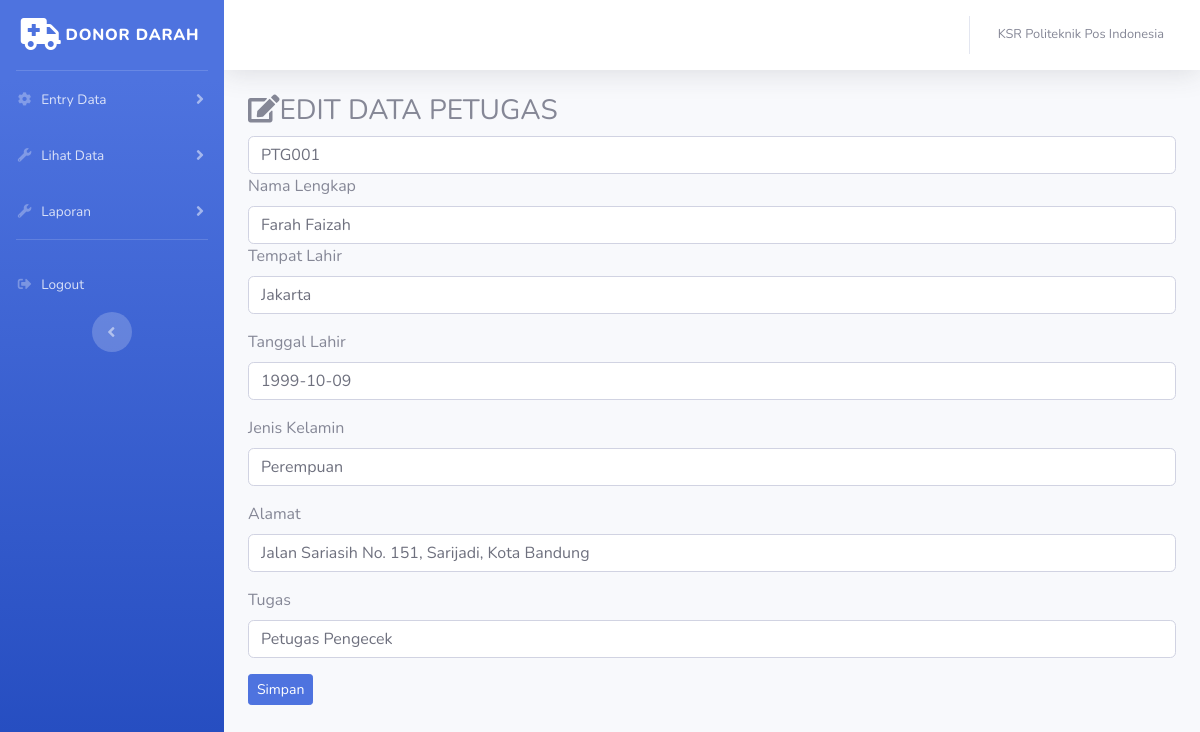
Page /index.php/admin/data_petugas/edit/PTG001 on the committed database.
### tables this page shows
CREATE TABLE `petugas` (
  `no` varchar(20) NOT NULL,
  `nama` varchar(255) NOT NULL,
  `tempatlahir` varchar(255) NOT NULL,
  `tanggallahir` date NOT NULL,
  `jenis_kelamin` varchar(20) NOT NULL,
  `alamat` text NOT NULL,
  `tugas` varchar(255) NOT NULL
);

### application/controllers/admin/data_petugas.php (called while the page is built, shortened)
<?php
class Data_petugas extends CI_Controller{
	public function __construct(){
		$this->load->model('model_petugas');
	}
	public function edit($no)
	{
		$where = array('no' =>$no);
		$data['petugas'] = $this->model_petugas->edit_petugas($where, 'petugas')->result();
		$this->load->view('templates_admin/header');
		$this->load->view('templates_admin/sidebar');
		$this->load->view('admin/edit_petugas',$data);
		$this->load->view('templates_admin/footer');
	}
}

### index.php (called while the page is built, shortened)
<?php
require_once BASEPATH.'core/CodeIgniter.php';

### application/models/model_petugas.php (called while the page is built, shortened)
<?php
class Model_petugas extends CI_Model{
	public function edit_petugas($where,$table){
		return $this->db->get_where($table,$where);
	}
}
?>

### application/views/admin/edit_petugas.php (the view)
<div class="container-fluid">
	<h3><i class="fas fa-edit"></i>EDIT DATA PETUGAS</h3>
	<?php foreach ($petugas  as $ptg) : ?>
		<form method="post" action="<?php echo base_url(). 'admin/data_petugas/update' ?>">
              <?php echo form_open_multipart('admin/data_petugas/update');  ?>
              <div class="for-group">
                     <input type="text" name="no" class="form-control" value="<?php echo $ptg->no ?>">
              </div>
			<div class="for-group">
				<label>Nama Lengkap</label>
				<input type="text" name="nama" class="form-control" value="<?php echo $ptg->nama ?>">
			</div>
			<div class="form-group">
       			<label>Tempat Lahir</label>
       			<input type="text" name="tempatlahir" class="form-control" value="<?php echo $ptg->tempatlahir ?>">
       		</div>
                     <div class="form-group">
                            <label>Tanggal Lahir</label>
                            <input type="text" name="tanggallahir" class="form-control" value="<?php echo $ptg->tanggallahir ?>">
                     </div>
       		<div class="form-group">
       			<label>Jenis Kelamin</label>
       			<input type="text" name="jenis_kelamin" class="form-control" value="<?php echo $ptg->jenis_kelamin ?>">
       		</div>
       		<div class="form-group">
       			<label>Alamat</label>
       			<input type="text" name="alamat" class="form-control" value="<?php echo $ptg->alamat ?>">
       		</div>
       		<div class="form-group">
       			<label>Tugas</label>
       			<input type="text" name="tugas" class="form-control" value="<?php echo $ptg->tugas ?>">
       		</div>
       		<button type="submit" class="btn btn-primary btn-sm">Simpan</button>
		</form>
	<?php endforeach; ?>
</div>

### rows in the picture
petugas: no "PTG001", nama "Farah Faizah", tempatlahir "Jakarta", tanggallahir "1999-10-09", jenis_kelamin "Perempuan", alamat "Jalan Sariasih No. 151, Sarijadi, Kota Bandung", tugas "Petugas Pengecek"
